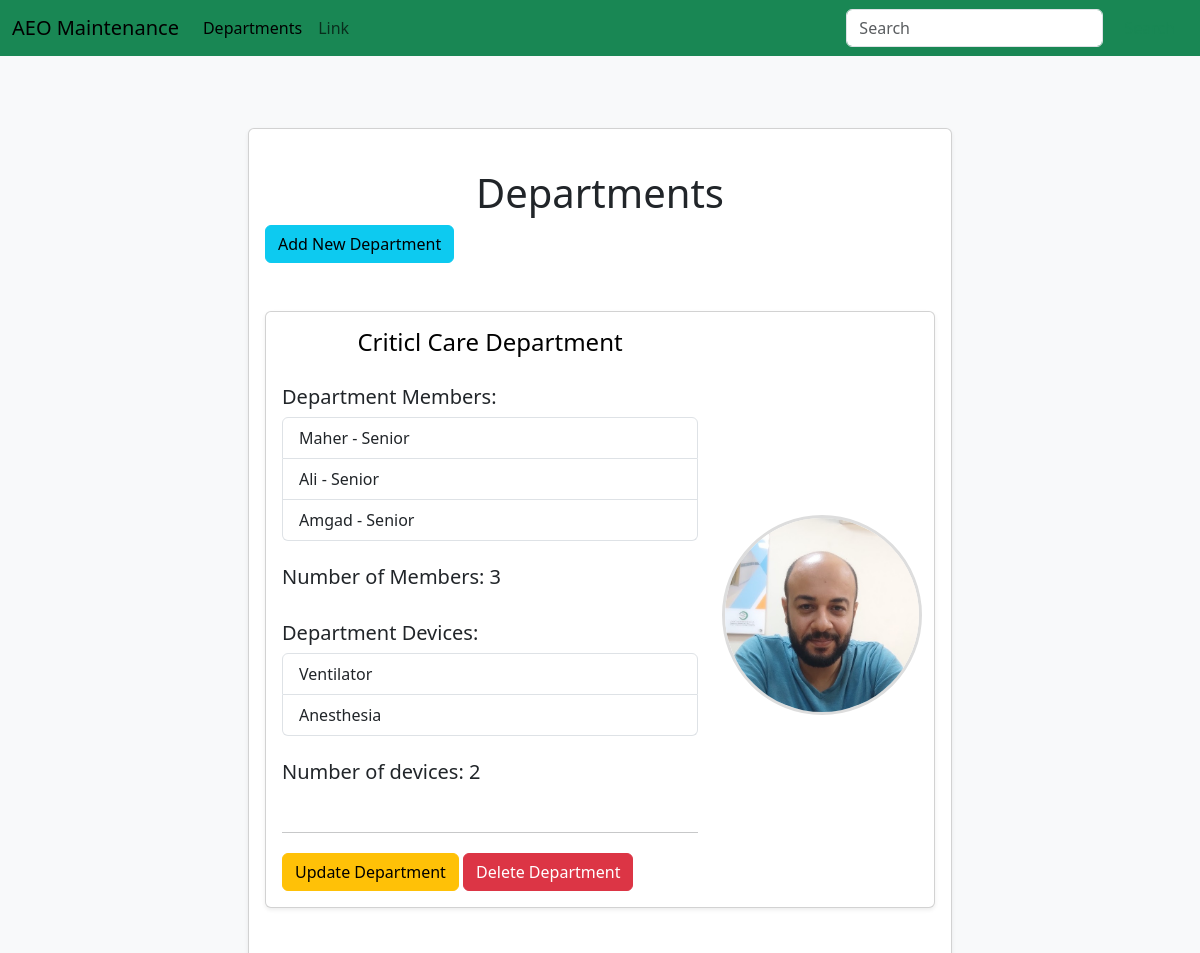
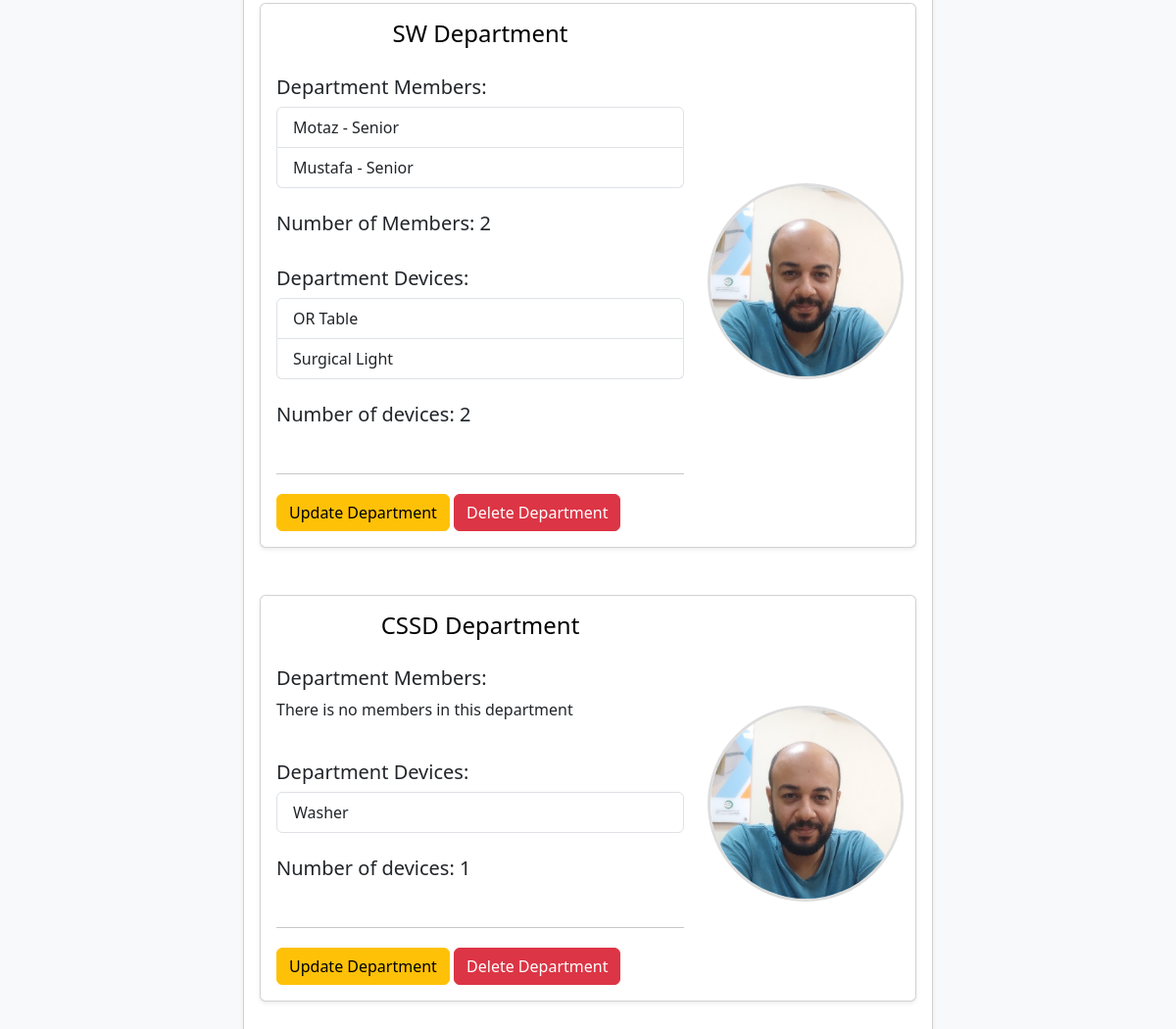
Screenshot of /departments/ with the database file from the repository (2 pictures, top to bottom).
### maintenance_system/models.py (models this page shows, shortened)
class Department(db.Model):
	id = db.Column(db.Integer, primary_key=True)
	name = db.Column(db.String(80), unique=True)
	members = db.relationship('User', backref='department', lazy=True)
	devices = db.relationship('Device', backref='department', lazy=True)

class User(db.Model, UserMixin):
	id = db.Column(db.Integer, primary_key=True)
	username = db.Column(db.String(80), unique=True)
	email = db.Column(db.String(120), unique=True)
	password = db.Column(db.String(120))
	rank = db.Column(db.String(120), default="Junior")
	profile_pic = db.Column(db.String(120), default="default.jpg")
	department_id = db.Column(db.Integer, db.ForeignKey('department.id'))
	machines = db.relationship('Machine', backref='user', lazy=True)
	hospitals = db.relationship('Hospital', secondary='user_hospital', backref='users', lazy='dynamic')

class Device(db.Model):
	id = db.Column(db.Integer, primary_key=True)
	name = db.Column(db.String(80), unique=True)
	department_id = db.Column(db.Integer, db.ForeignKey('department.id'))
	models = db.relationship('Model', backref='device', lazy=True)

### maintenance_system/TheRoutes/departments_routes.py (the view)
@departmentsbp.route('/departments/', methods=['GET', 'POST'])
def departments():
    form = DepartmentForm()
    departments = Department.query.all()
    return render_template('departments.html', departments=departments, form=form)

### maintenance_system/forms.py (shortened to what this page needs)
class DepartmentForm(FlaskForm):
	name = StringField('Department Name', validators=[DataRequired(), Length(min=2, max=20)])
	submit = SubmitField('Add')

### maintenance_system/Templates/departments.html (shortened to what this page needs)
{% extends "layout.html"%}
{% block content %}
<div class="row justify-content-center">
	<div class="col-lg-8 mt-4 mb-4">
		<div class="card p-3 shadow-sm">
			<div class="row">
				<div class="col-md-8 col-lg-12 mt-4 mb-4">
					<h1 class="text-center">Departments</h1>
					<button type="button" class="btn btn-info btn-md" data-bs-toggle="modal"
						data-bs-target="#addDepartment">Add
						New Department</button>
				</div>
				{% for department in departments %}
				<div class="col-md-8 col-lg-12 mt-4 mb-4">
					<div class="card p-3 shadow-sm">
						<div class="row align-items-center">
							<div class="col-lg-8 col-12">
								<a href="{{ url_for('devicesbp.devices', department_id = department.id)}}" class="anchor-custom">
									<h4 class="mb-1 text-center">{{department.name}} Department</h4>
								</a>
								<br>
								<h5>Department Members: </h5>
								{% if department.members%}
								<div class="list-group">
									{% for member in department.members%}
									<a href="{{ url_for('user', id = member.id)}}"
										class="list-group-item list-group-item-action">{{ member.username }} - {{
										member.rank }}</a>
									{% endfor%}
								</div>
								<br>
								<h5>Number of Members: {{ department.members|length }}</h5>
								{% else %}
								<p> There is no members in this department</p>
								{% endif %}
								<br>
								<h5>Department Devices: </h5>
								{% if department.devices%}
								<div class="list-group">
									{% for device in department.devices%}
									<a href=" {{url_for( 'modelsbp.models', device_id=device.id) }}"
										class="list-group-item list-group-item-action">{{
										device.name }}</a>
									{% endfor%}
								</div>
								<br>
								<h5>Number of devices: {{ department.devices|length }}</h5>
								{% else %}
								<p>There is no devices</p>
								{% endif%}
								<br>
								<hr>
								<div>
									<button type="button" class="btn btn-warning btn-custom mt-1" data-bs-toggle="modal"
										data-bs-target="#updateDepartment{{ department.id }}">Update
										Department</button>
									<button type="button" class="btn btn-danger custom-button mt-1"
										data-bs-toggle="modal"
										data-bs-target="#deleteDepartment{{ department.id }}">Delete
										Department </button>
								</div>
							</div>
							<div class="col-lg-4 text-center mt-1">
								<img src="{{ url_for('static', filename='images/profile.jpg')}}" alt="User Photo"
									class="rounded-photo mt-2">
							</div>
						</div>
					</div>
				</div>
				{% endfor %}
			</div>
		</div>
	</div>
</div>
{% endblock%}

### maintenance_system/static/css/style.css (style rules this page uses)
body { background-color: #f8f9fa; }
.rounded-photo { width: 200px; height: 200px; object-fit: cover; border-radius: 50%; border: 3px solid #ddd; }
.anchor-custom { text-decoration: none; color: black; cursor: pointer; transition: color 0.3s ease; }

### rows the page displays
Department: name "Criticl Care", members|length "3", devices|length "2"
User: username "Maher", rank "Senior"
User: username "Ali", rank "Senior"
User: username "Amgad", rank "Senior"
Device: name "Ventilator"
Device: name "Anesthesia"
Department: name "SW", members|length "2", devices|length "2"
User: username "Motaz", rank "Senior"
User: username "Mustafa", rank "Senior"
Device: name "OR Table"
Device: name "Surgical Light"
Department: name "CSSD", shows "There is no members in this department", devices|length "1"
Device: name "Washer"
